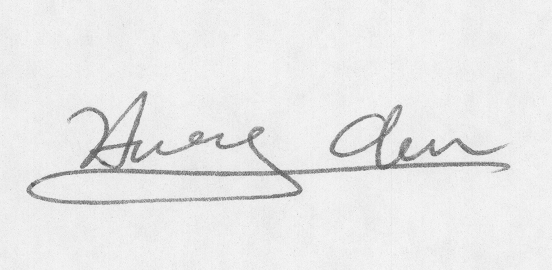
#> input picture signatures/full_org/original_42_9.png, 552 x 270 px, given in place of original_1_1.png, which was not available
$ python Sandbox.py
#> lines starting #> are read from the running program, lines starting #| are printed output that depends on the picture; after the words box and inside, x2 and y2 are one past the last pixel; in counts of white or black regions, pixels touching at a corner belong together; pictures that were not available may be replaced by others from this repository, and a replacement may not be noted
import skimage
import sklearn
import os
from matplotlib import pyplot as plt

originalImages = os.listdir("signatures/full_org/")

img = skimage.io.imread("signatures/full_org/original_1_1.png", as_gray=True)
#> img is the input picture: shape (270, 552); min 84, max 248, mean 233.4
img = skimage.feature.canny(img)
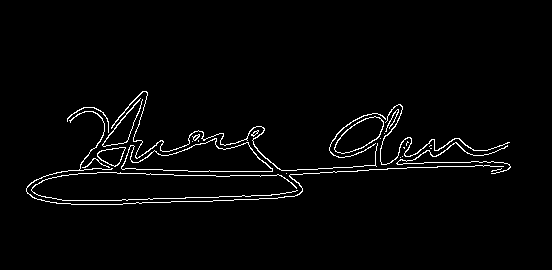
#> img: shape (270, 552) bool; 2.5% white in thin lines or dots, all inside (x1, y1, x2, y2) = (26, 91, 511, 205)

height, width = img.shape
#> height = 270; width = 552
cell_height = height // 6
#> cell_height = 45
cell_width = width // 6
#> cell_width = 92

corner_coords = []
finished_data = []

for row in range(6):
    for col in range(6):
        y_start = row * cell_height
        y_end = (row + 1) * cell_height
        x_start = col * cell_width
        x_end = (col + 1) * cell_width


        cell = img[y_start:y_end, x_start:x_end]
        coords = skimage.feature.corner_peaks(
            skimage.feature.corner_shi_tomasi(cell), min_distance=10)
        for (cornerY, cornerX) in coords:
            corner_coords.append((cornerY + y_start, cornerX + x_start))
            finished_data.append([(cornerY + y_start, cornerX + x_start)])
#> cell: shape (45, 92) bool; every value is 0
#> after the loop, corner_coords = [(121, 70), (111, 124), (109, 398), (120, 385), (156, 137), (168, 122), (145, 103), (149, 335), (169, 318), (148, 404), (163, 397), (166, 509), (145, 507), (149, 472), (190, 33), (203, 70), (199, 149), (200, 126), (201, 171), (195, 243), (197, 218)]; finished_data = 21 items

plt.imshow(img, cmap='gray')
for i in range(7):
    y = i * cell_height
    plt.axhline(y, color='red', linewidth=0.5)

for j in range(7):
    x = j * cell_width
    plt.axvline(x, color='red', linewidth=0.5)


# print(height)
# print(corner_coords)
print(len(finished_data))
#| 21
for (cornerY, cornerX) in corner_coords:
    plt.plot(cornerX, cornerY, "og", markersize=5)
#> this loop made 21 passes
plt.show()
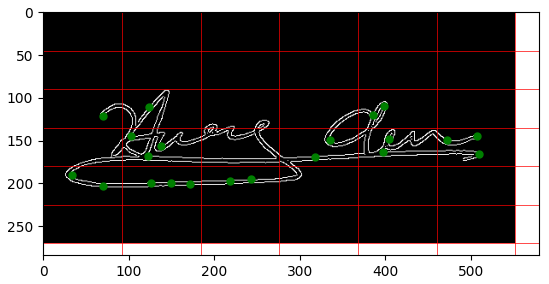
#> figure drawn by matplotlib, 1 panel
# print(img)

$ run again, on KNN_KVal_Comparison.png
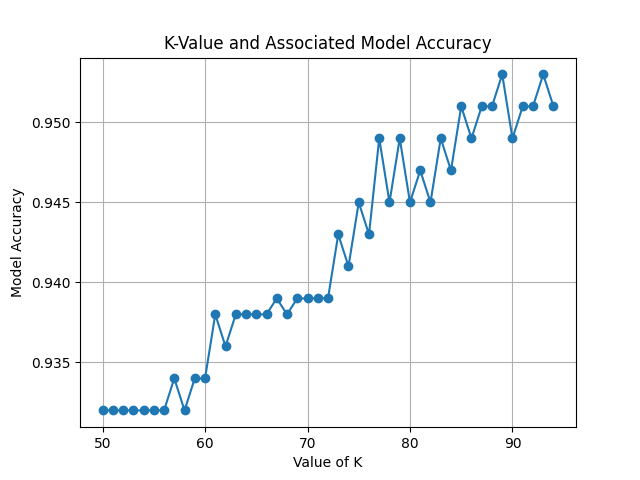
#> input picture KNN_KVal_Comparison.png, 640 x 480 px, given in place of original_1_1.png, which was not available
#> after the loop `for row in range(6):`:
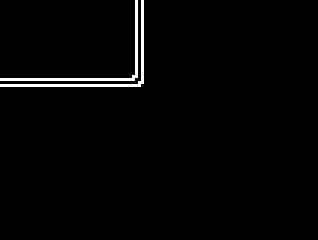
#> cell: shape (80, 106) bool (shown 3 times larger); 1.7% white in thin lines or dots, all inside (x1, y1, x2, y2) = (0, 0, 48, 29)
#> after the loop `for row in range(6):`: corner_coords = 79 pairs, first value 37 to 462, second value 13 to 573; finished_data = 79 items
#| 79
#> the loop `for (cornerY, cornerX) in corner_coords:` made 79 passes
#> (cornerY, cornerX) on passes 1 to 8: (61, 83), (37, 179), (47, 222), (46, 290), (39, 249), (44, 268), (62, 307), (46, 350)
#> `plt.show()`:
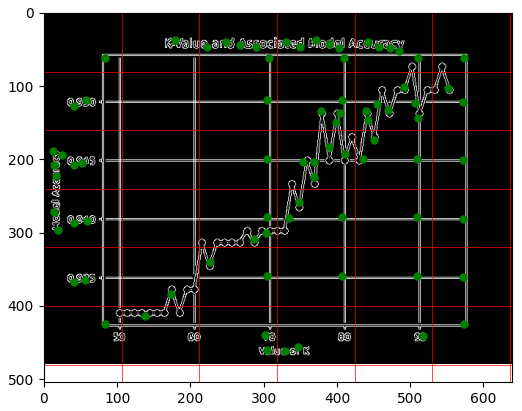
#> figure drawn by matplotlib, 1 panel

$ run again, on KNN_KVal_Comparison_.png
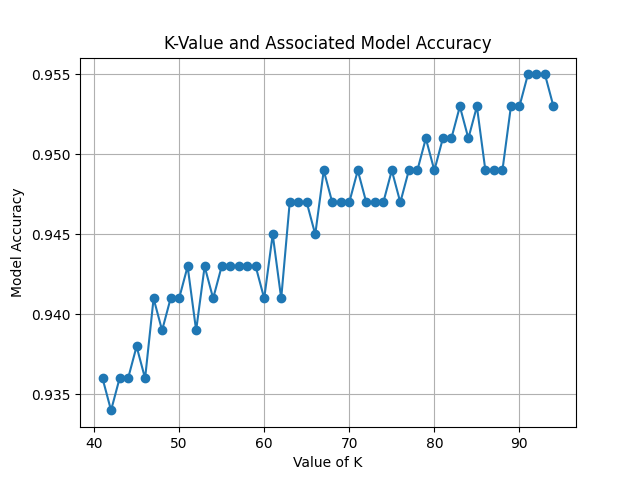
#> input picture KNN_KVal_Comparison_.png, 640 x 480 px, given in place of original_1_1.png, which was not available
#> after the loop `for row in range(6):`:
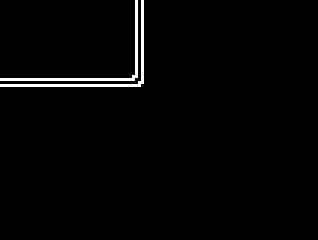
#> cell: shape (80, 106) bool (shown 3 times larger); 1.7% white in thin lines or dots, all inside (x1, y1, x2, y2) = (0, 0, 48, 29)
#> after the loop `for row in range(6):`: corner_coords = 58 pairs, first value 37 to 462, second value 13 to 573; finished_data = 58 items
#| 58
#> the loop `for (cornerY, cornerX) in corner_coords:` made 58 passes
#> (cornerY, cornerX) on passes 1 to 8: (37, 179), (47, 222), (46, 290), (39, 249), (44, 268), (46, 350), (37, 372), (39, 331)
#> `plt.show()`:
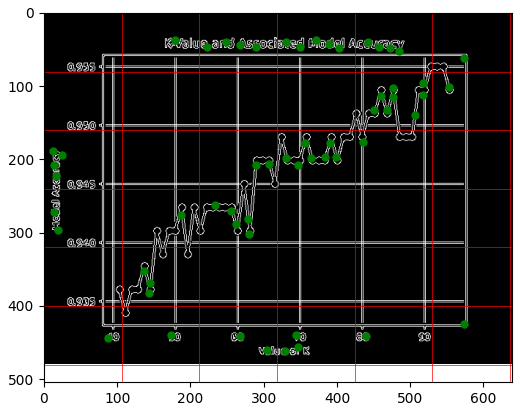
#> figure drawn by matplotlib, 1 panel
